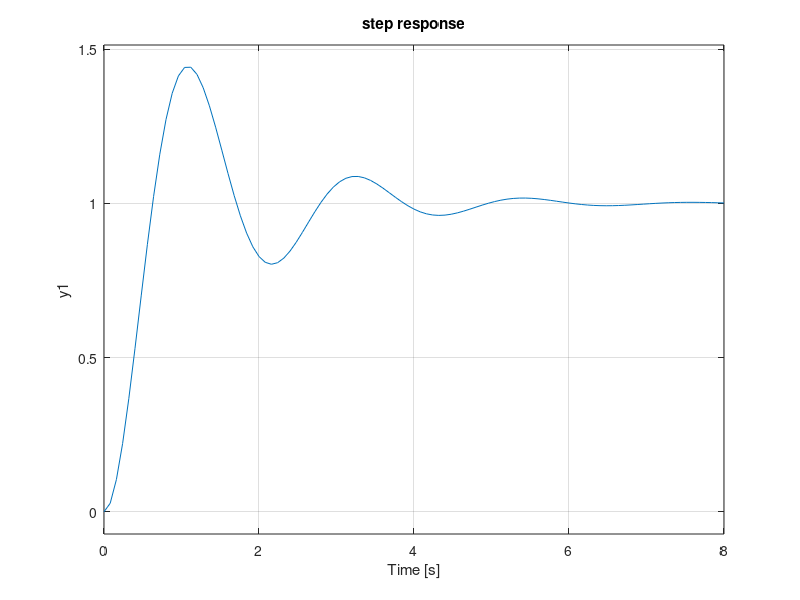

Reproduce this figure in MATLAB.
%author: Muhtasim Redwan
%id: 22024002
%date: 12-09-2024
%The step response of a system is an important 
% characteristic in control systems.

numerator = 9;
denominator = [1 1.5 9];
sys = tf(numerator, denominator);

figure;
step(sys);
title("step response");
